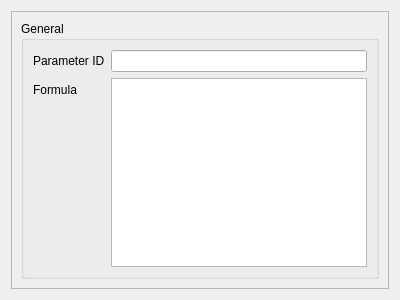
<?xml version="1.0" encoding="UTF-8"?>
<ui version="4.0">
 <class>OperationItemWidget</class>
 <widget class="QWidget" name="OperationItemWidget">
  <property name="geometry">
   <rect>
    <x>0</x>
    <y>0</y>
    <width>400</width>
    <height>300</height>
   </rect>
  </property>
  <property name="windowTitle">
   <string>Form</string>
  </property>
  <layout class="QVBoxLayout" name="verticalLayout">
   <item>
    <widget class="QScrollArea" name="scrollArea">
     <property name="widgetResizable">
      <bool>true</bool>
     </property>
     <widget class="QWidget" name="scrollAreaWidgetContents">
      <property name="geometry">
       <rect>
        <x>0</x>
        <y>0</y>
        <width>380</width>
        <height>280</height>
       </rect>
      </property>
      <layout class="QVBoxLayout" name="verticalLayout_2">
       <item>
        <widget class="QGroupBox" name="generalBox">
         <property name="title">
          <string>General</string>
         </property>
         <layout class="QFormLayout" name="formLayout">
          <item row="0" column="0">
           <widget class="QLabel" name="parameterLabel">
            <property name="text">
             <string>Parameter ID</string>
            </property>
           </widget>
          </item>
          <item row="0" column="1">
           <widget class="QLineEdit" name="parameterLine"/>
          </item>
          <item row="1" column="0">
           <widget class="QLabel" name="formulaLabel">
            <property name="text">
             <string>Formula</string>
            </property>
           </widget>
          </item>
          <item row="1" column="1">
           <widget class="QPlainTextEdit" name="formulaText"/>
          </item>
         </layout>
        </widget>
       </item>
      </layout>
     </widget>
    </widget>
   </item>
  </layout>
 </widget>
 <resources/>
 <connections/>
</ui>
